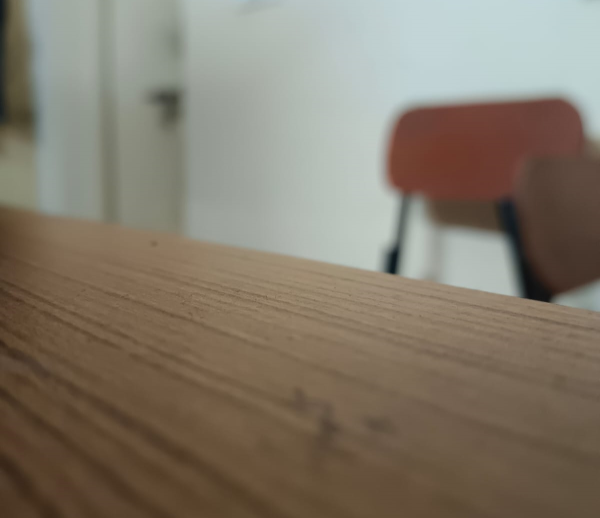
#> input picture Task-1/SL-1/table.png, 1200 x 1036 px (shown at 1/2 size)
$ python 'Edge detection.py'
#> lines starting #> are read from the running program, lines starting #| are printed output that depends on the picture; after the words box and inside, x2 and y2 are one past the last pixel; in counts of white or black regions, pixels touching at a corner belong together
import numpy as np
import cv2 as cv
from matplotlib import pyplot as plt

img = cv.imread('table.png',1)
#> img is the input picture: shape (1036, 1200, 3); mean B, G, R 106.8, 121.4, 130.6
canny = cv.Canny(img,88,125)
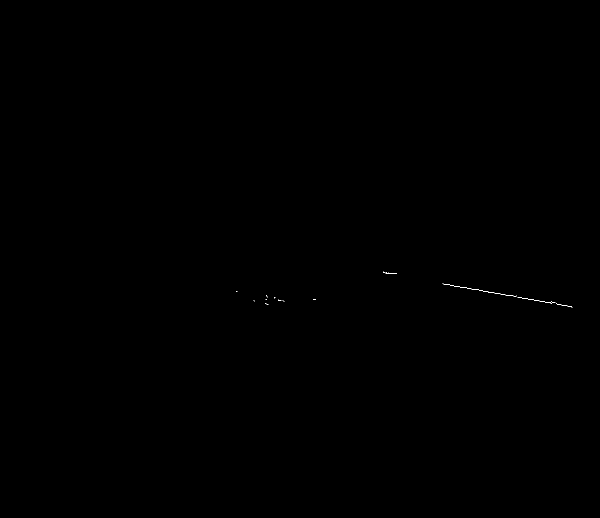
#> canny: shape (1036, 1200) (shown at 1/2 size); 0.03% white in thin lines or dots, all inside (x1, y1, x2, y2) = (472, 543, 1145, 615)

titles = ['img',"canny"]
images = [img,canny]

plt.figure(figsize=(10, 5))

for i in range (2) :
    plt.subplot(1,2,i+1) , plt.imshow(images[i],cmap='gray')
    plt.title(titles[i])

plt.show()
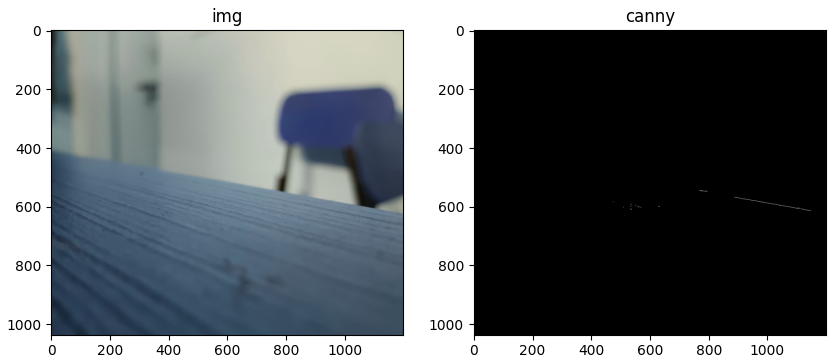
#> figure drawn by matplotlib, 2 panels; B, G, R data is drawn as R, G, B

# Hough transform

lines = cv.HoughLines(canny,1,np.pi/180,200)
#> lines = [[405, 1.75]]

for line in lines:
    rho, theta = line[0]
    a = np.cos(theta)
    b = np.sin(theta)
    x0 = a * rho
    y0 = b * rho
    x1 = int(x0 + 1000 * (-b))
    y1 = int(y0 + 1000 * (a))
    x2 = int(x0 - 1000 * (-b))
    y2 = int(y0 - 1000 * (a))
    cv.line(img, (x1, y1), (x2, y2), (0, 0, 255), 3)
#> this loop made 1 pass
#> (rho, theta, a, b, x0, y0, x1, y1) on pass 1: (405, 1.75, -0.174, 0.985, -70.33, 398.8, -1055, 225)
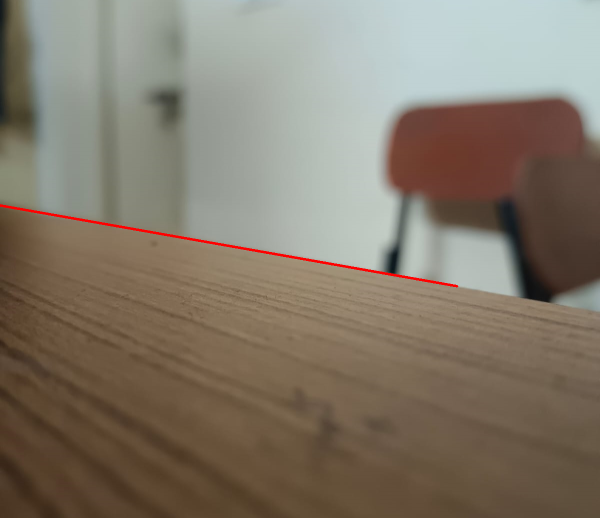
#> img: shape (1036, 1200, 3) (shown at 1/2 size); 0.37% of pixels changed, all inside (x1, y1, x2, y2) = (0, 408, 917, 575)

cv.imshow('Hough Lines', img)
cv.waitKey(0)
cv.destroyAllWindows()
